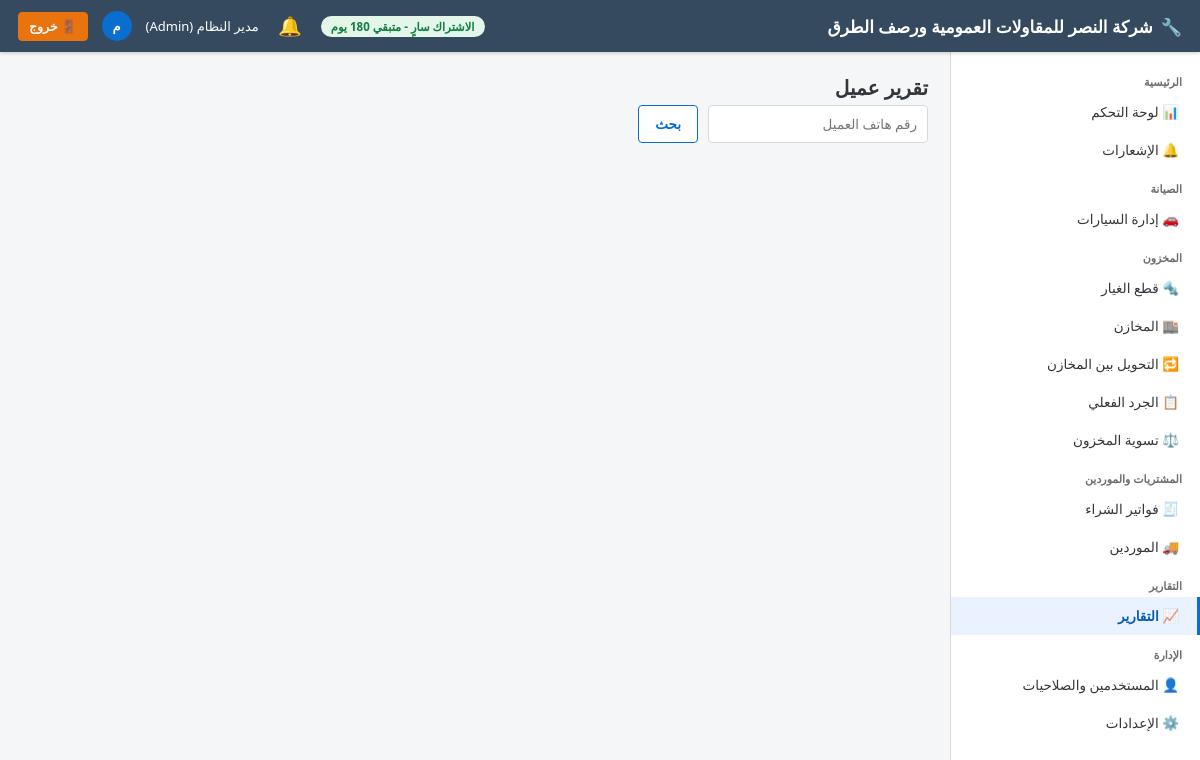
The app's page /reports/customer (signed in) with its own data.
### app/models/settings.py (models this page shows)
class CompanySettings(db.Model):
    __tablename__ = "company_settings"
    id = db.Column(db.Integer, primary_key=True)
    company_name = db.Column(db.String(150), default="مركز الصيانة")
    logo_path = db.Column(db.String(255))
    phone = db.Column(db.String(30))
    address = db.Column(db.String(250))
    email = db.Column(db.String(120))
    commercial_register = db.Column(db.String(50))   # السجل التجاري
    tax_no = db.Column(db.String(50))                # الرقم الضريبي
    tax_percent_default = db.Column(db.Numeric(5, 2), default=15)
    invoice_prefix = db.Column(db.String(10), default="INV-")
    workorder_prefix = db.Column(db.String(10), default="WO-")
    next_invoice_no = db.Column(db.Integer, default=1)
    next_workorder_no = db.Column(db.Integer, default=1)

### app/models/user.py (models this page shows, shortened)
class User(db.Model, UserMixin):
    __tablename__ = "users"
    id = db.Column(db.Integer, primary_key=True)
    full_name = db.Column(db.String(150), nullable=False)
    username = db.Column(db.String(50), unique=True, nullable=False, index=True)
    password_hash = db.Column(db.String(255), nullable=False)
    phone = db.Column(db.String(30))
    email = db.Column(db.String(120))
    role_id = db.Column(db.Integer, db.ForeignKey("roles.id"), nullable=False)
    is_active_user = db.Column(db.Boolean, default=True)
    is_hidden = db.Column(db.Boolean, default=False)   # مستخدم خفي (لا يظهر في شاشة إدارة المستخدمين)
    created_at = db.Column(db.DateTime, default=datetime.utcnow)
    role = db.relationship("Role", back_populates="users")
    @property
    def is_active(self):
        return self.is_active_user
    @property
    def is_super_admin(self):
        return self.username == "administrator" and self.is_hidden

class Role(db.Model):
    __tablename__ = "roles"
    id = db.Column(db.Integer, primary_key=True)
    name = db.Column(db.String(50), unique=True, nullable=False)
    description = db.Column(db.String(200))
    users = db.relationship("User", back_populates="role")
    permissions = db.relationship("RolePermission", back_populates="role", cascade="all, delete-orphan")

### app/blueprints/reports/routes.py (the view)
@reports_bp.route("/customer")
@login_required
def customer_report():
    phone = request.args.get("phone", "").strip()
    vehicles = []
    if phone:
        vehicles = Vehicle.query.filter_by(customer_phone=phone).all()
    headers = ["رقم الأمر", "نوع السيارة", "اللوحة", "الحالة", "تاريخ الدخول"]
    data = [[v.order_no, v.car_type, v.plate_no, v.status_label,
             v.entry_date.strftime("%Y-%m-%d")] for v in vehicles]
    title = f"تقرير العميل - {phone}" if phone else "تقرير عميل"
    return render_template("reports/customer_search.html", title=title, headers=headers, rows=data, phone=phone)

### app/models/license.py (called while the page is built)
    @property
    def is_expired(self):
        return datetime.utcnow() > self.expires_at

    @property
    def days_remaining(self):
        return (self.expires_at - datetime.utcnow()).days

### app/services/notification_service.py (called while the page is built, shortened)
def generate_notifications(force=False):
    global _last_refresh_ts
    now_ts = time.time()
    if not force and (now_ts - _last_refresh_ts) < _REFRESH_INTERVAL:
        return

def get_unread_count():
    return Notification.query.filter_by(is_read=False).count()

### app/templates/reports/customer_search.html (shortened to what this page needs)
{% extends "base.html" %}
{% block content %}
<div class="page-title">{{ title }}</div>
<form method="GET" class="search-bar no-print">
    <input type="text" name="phone" placeholder="رقم هاتف العميل" value="{{ phone }}">
    <button class="btn btn-outline" type="submit">بحث</button>
</form>
{% endblock %}

### app/templates/base.html (shortened to what this page needs)
<!DOCTYPE html>
<html lang="ar" dir="rtl">
<head>
    <link rel="stylesheet" href="{{ url_for('static', filename='css/fiori.css') }}">
</head>
<body>
    <header class="fiori-header">
        <div style="display:flex;align-items:center;">
            <div class="brand">
                {% if company and company.logo_path %}
                <img src="{{ url_for('static', filename=company.logo_path) }}" alt="شعار" style="height:30px;width:30px;object-fit:contain;border-radius:4px;background:#fff;padding:2px;">
                {% else %}
                🔧
                {% endif %}
                <span>{{ company.company_name if company and company.company_name else 'نظام إدارة مركز الصيانة' }}</span>
            </div>
        </div>
        <div class="user-box">
            {% if license_days_remaining is defined and license_days_remaining is not none %}
                {% if license_days_remaining <= 5 %}
                <span class="badge badge-red">الاشتراك ينتهي خلال {{ license_days_remaining }} يوم</span>
                {% elif license_days_remaining <= 15 %}
                <span class="badge badge-orange">الاشتراك ينتهي خلال {{ license_days_remaining }} يوم</span>
                {% else %}
                <span class="badge badge-green">الاشتراك سارٍ - متبقي {{ license_days_remaining }} يوم</span>
                {% endif %}
            {% endif %}
            <div class="notif-bell-wrap">
                <button type="button" class="notif-bell-btn" id="notifBellBtn" aria-label="الإشعارات">
                    🔔
                </button>
            </div>
            <span>{{ current_user.full_name }} ({{ current_user.role.name if current_user.role else '' }})</span>
            <div class="user-avatar">{{ current_user.full_name[0] if current_user.full_name else 'U' }}</div>
            <a href="{{ url_for('auth.logout') }}" class="btn btn-logout btn-sm">🚪 خروج</a>
        </div>
    </header>
    <nav class="fiori-sidebar">
        <div class="nav-group-title">الرئيسية</div>
        <a class="nav-link {{ 'active' if request.blueprint=='dashboard' }}" href="{{ url_for('dashboard.index') }}">📊 لوحة التحكم</a>
        <a class="nav-link {{ 'active' if request.blueprint=='notifications' }}" href="{{ url_for('notifications.list_notifications') }}">
            🔔 الإشعارات
        </a>
        <div class="nav-group-title">الصيانة</div>
        <a class="nav-link {{ 'active' if request.blueprint=='vehicles' }}" href="{{ url_for('vehicles.list_vehicles') }}">🚗 إدارة السيارات</a>
        <div class="nav-group-title">المخزون</div>
        <a class="nav-link {{ 'active' if request.blueprint=='parts' }}" href="{{ url_for('parts.list_parts') }}">🔩 قطع الغيار</a>
        <a class="nav-link {{ 'active' if request.blueprint=='warehouses' }}" href="{{ url_for('warehouses.list_warehouses') }}">🏬 المخازن</a>
        <a class="nav-link {{ 'active' if request.blueprint=='transfers' }}" href="{{ url_for('transfers.list_transfers') }}">🔁 التحويل بين المخازن</a>
        <a class="nav-link {{ 'active' if request.blueprint=='stocktake' }}" href="{{ url_for('stocktake.list_stocktakes') }}">📋 الجرد الفعلي</a>
        <a class="nav-link {{ 'active' if request.blueprint=='adjustments' }}" href="{{ url_for('adjustments.list_adjustments') }}">⚖️ تسوية المخزون</a>
        <div class="nav-group-title">المشتريات والموردين</div>
        <a class="nav-link {{ 'active' if request.blueprint=='purchases' }}" href="{{ url_for('purchases.list_purchases') }}">🧾 فواتير الشراء</a>
        <a class="nav-link {{ 'active' if request.blueprint=='suppliers' }}" href="{{ url_for('suppliers.list_suppliers') }}">🚚 الموردين</a>
        <div class="nav-group-title">التقارير</div>
        <a class="nav-link {{ 'active' if request.blueprint=='reports' }}" href="{{ url_for('reports.index') }}">📈 التقارير</a>
        <div class="nav-group-title">الإدارة</div>
        <a class="nav-link {{ 'active' if request.blueprint=='users' }}" href="{{ url_for('users.list_users') }}">👤 المستخدمين والصلاحيات</a>
        <a class="nav-link {{ 'active' if request.blueprint=='settings' }}" href="{{ url_for('settings.company_settings') }}">⚙️ الإعدادات</a>
    </nav>
    <main class="fiori-content">
        {% block content %}{% endblock %}
    </main>
</body>
</html>

### app/static/css/fiori.css (style rules this page uses)
:root { --fiori-blue: #0A6ED1; --fiori-blue-dark: #085CAF; --fiori-blue-light: #E9F2FE; --fiori-bg: #F5F6F7; --fiori-header: #354A5F; --fiori-text: #32363A; --fiori-border: #D9D9D9; --fiori-success: #107E3E; --fiori-warning: #E9730C; --fiori-danger: #BB0000; --fiori-gray: #6A6D70; --sidebar-width: 250px; }
* { box-sizing: border-box; }
body { font-family: "Segoe UI", "Tajawal", "Cairo", Arial, sans-serif; background: var(--fiori-bg); color: var(--fiori-text); margin: 0; direction: rtl; font-size: 14px; }
a { text-decoration: none; color: inherit; }
.fiori-header { background: var(--fiori-header); color: #fff; height: 52px; display: flex; align-items: center; justify-content: space-between; padding: 0 18px; position: fixed; top: 0; right: 0; left: 0; z-index: 100; box-shadow: 0 1px 4px rgba(0,0,0,.2); }
.fiori-header .brand { font-size: 17px; font-weight: 600; display: flex; align-items: center; gap: 8px; }
.fiori-header .user-box { display: flex; align-items: center; gap: 14px; font-size: 13px; }
.fiori-header .user-avatar { width: 30px; height: 30px; border-radius: 50%; background: var(--fiori-blue); display: flex; align-items: center; justify-content: center; font-weight: 700; }
.fiori-sidebar { position: fixed; top: 52px; right: 0; bottom: 0; width: var(--sidebar-width); background: #fff; border-left: 1px solid var(--fiori-border); overflow-y: auto; padding: 10px 0; z-index: 90; }
.fiori-sidebar .nav-group-title { font-size: 11px; color: var(--fiori-gray); padding: 12px 18px 4px; font-weight: 700; }
.fiori-sidebar a.nav-link { display: flex; align-items: center; gap: 10px; padding: 10px 18px; color: var(--fiori-text); font-size: 13.5px; border-right: 3px solid transparent; }
.fiori-sidebar a.nav-link.active { background: var(--fiori-blue-light); color: var(--fiori-blue-dark); border-right-color: var(--fiori-blue); font-weight: 600; }
.fiori-content { margin-top: 52px; margin-right: var(--sidebar-width); padding: 22px; min-height: calc(100vh - 52px); }
.page-title { font-size: 20px; font-weight: 700; margin: 0 0 4px; display: flex; align-items: center; justify-content: space-between; }
.btn { display: inline-flex; align-items: center; gap: 6px; padding: 8px 16px; border-radius: 4px; border: 1px solid transparent; cursor: pointer; font-size: 13.5px; font-weight: 600; font-family: inherit; }
.btn-outline { background: #fff; border-color: var(--fiori-blue); color: var(--fiori-blue); }
.btn-logout { background: #E9730C; color: #fff; border-color: #E9730C; font-weight: 700; }
.btn-sm { padding: 5px 10px; font-size: 12.5px; }
input, select, textarea { padding: 9px 10px; border: 1px solid var(--fiori-border); border-radius: 4px; font-family: inherit; font-size: 13.5px; background: #fff; color: var(--fiori-text); }
.badge { padding: 3px 10px; border-radius: 12px; font-size: 11.5px; font-weight: 700; display: inline-block; }
.badge-green { background: #E4F5EA; color: var(--fiori-success); }
.search-bar { display: flex; gap: 10px; margin-bottom: 16px; flex-wrap: wrap; }
.search-bar input[type=text], .search-bar select { min-width: 220px; }
.notif-bell-wrap { position: relative; }
.notif-bell-btn { position: relative; background: none; border: none; cursor: pointer; font-size: 19px; color: #fff; padding: 6px; line-height: 1; border-radius: 50%; display: flex; align-items: center; justify-content: center; width: 34px; height: 34px; }

### records on screen
CompanySettings: company_name "شركة النصر للمقاولات العمومية ورصف الطرق"
User: full_name "مدير النظام", full_name "م"
Role: role "Admin"

### other values on screen
{{ title }} "تقرير عميل"
